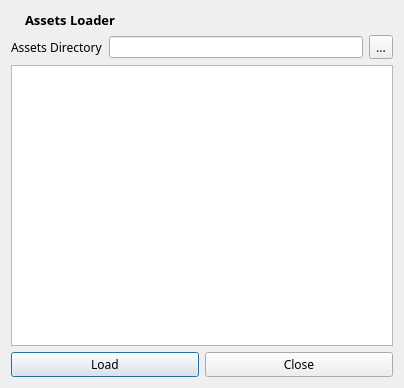
<?xml version="1.0" encoding="UTF-8"?>
<ui version="4.0">
 <class>Dialog</class>
 <widget class="QDialog" name="Dialog">
  <property name="geometry">
   <rect>
    <x>0</x>
    <y>0</y>
    <width>404</width>
    <height>388</height>
   </rect>
  </property>
  <property name="windowTitle">
   <string>Dialog</string>
  </property>
  <layout class="QGridLayout" name="gridLayout">
   <item row="0" column="0">
    <layout class="QHBoxLayout" name="horizontalLayout_3">
     <item>
      <widget class="QLabel" name="lbl_icon">
       <property name="sizePolicy">
        <sizepolicy hsizetype="Maximum" vsizetype="Preferred">
         <horstretch>0</horstretch>
         <verstretch>0</verstretch>
        </sizepolicy>
       </property>
       <property name="font">
        <font>
         <family>JetBrains Mono</family>
         <pointsize>10</pointsize>
         <weight>75</weight>
         <bold>true</bold>
        </font>
       </property>
       <property name="text">
        <string/>
       </property>
       <property name="pixmap">
        <pixmap resource="resources/resources.qrc">:/icons/box</pixmap>
       </property>
      </widget>
     </item>
     <item>
      <widget class="QLabel" name="label_3">
       <property name="font">
        <font>
         <family>JetBrains Mono</family>
         <pointsize>10</pointsize>
         <weight>75</weight>
         <bold>true</bold>
        </font>
       </property>
       <property name="text">
        <string>Assets Loader</string>
       </property>
      </widget>
     </item>
    </layout>
   </item>
   <item row="1" column="0">
    <layout class="QHBoxLayout" name="horizontalLayout">
     <item>
      <widget class="QLabel" name="label">
       <property name="font">
        <font>
         <family>JetBrains Mono</family>
        </font>
       </property>
       <property name="text">
        <string>Assets Directory</string>
       </property>
      </widget>
     </item>
     <item>
      <widget class="QLineEdit" name="path_line"/>
     </item>
     <item>
      <widget class="QToolButton" name="btn_browser">
       <property name="font">
        <font>
         <family>JetBrains Mono</family>
        </font>
       </property>
       <property name="text">
        <string>...</string>
       </property>
      </widget>
     </item>
    </layout>
   </item>
   <item row="2" column="0">
    <widget class="QListWidget" name="list_widget">
     <property name="font">
      <font>
       <family>JetBrains Mono</family>
      </font>
     </property>
     <property name="styleSheet">
      <string notr="true">QScrollBar::sub-page:vertical {
background: none;
}

QScrollBar::add-page:vertical {
background: none;
}
QScrollBar:vertical {
     border: 2px solid grey;
     background: #B8C6D9;
     width: 15px;
     margin: 5px 0 5px 0;
 }
 QScrollBar::handle:vertical {
     background: #F2F2F2;
     min-height: 5px;
 }
 QScrollBar::add-line:vertical {
     border: 2px solid grey;
     background: #B8C6D9;
     height: 5px;
     subcontrol-position: bottom;
     subcontrol-origin: margin;
 }

 QScrollBar::sub-line:vertical {
     border: 2px solid grey;
     background: #B8C6D9;
     height: 5px;
     subcontrol-position: top;
     subcontrol-origin: margin;
 }
</string>
     </property>
     <property name="resizeMode">
      <enum>QListView::Adjust</enum>
     </property>
     <property name="viewMode">
      <enum>QListView::IconMode</enum>
     </property>
    </widget>
   </item>
   <item row="3" column="0">
    <layout class="QHBoxLayout" name="horizontalLayout_2">
     <item>
      <widget class="QPushButton" name="btn_load">
       <property name="font">
        <font>
         <family>JetBrains Mono</family>
        </font>
       </property>
       <property name="text">
        <string>Load</string>
       </property>
      </widget>
     </item>
     <item>
      <widget class="QPushButton" name="btn_close">
       <property name="font">
        <font>
         <family>JetBrains Mono</family>
        </font>
       </property>
       <property name="text">
        <string>Close</string>
       </property>
      </widget>
     </item>
    </layout>
   </item>
  </layout>
 </widget>
 <resources>
  <include location="resources/resources.qrc"/>
 </resources>
 <connections/>
</ui>
